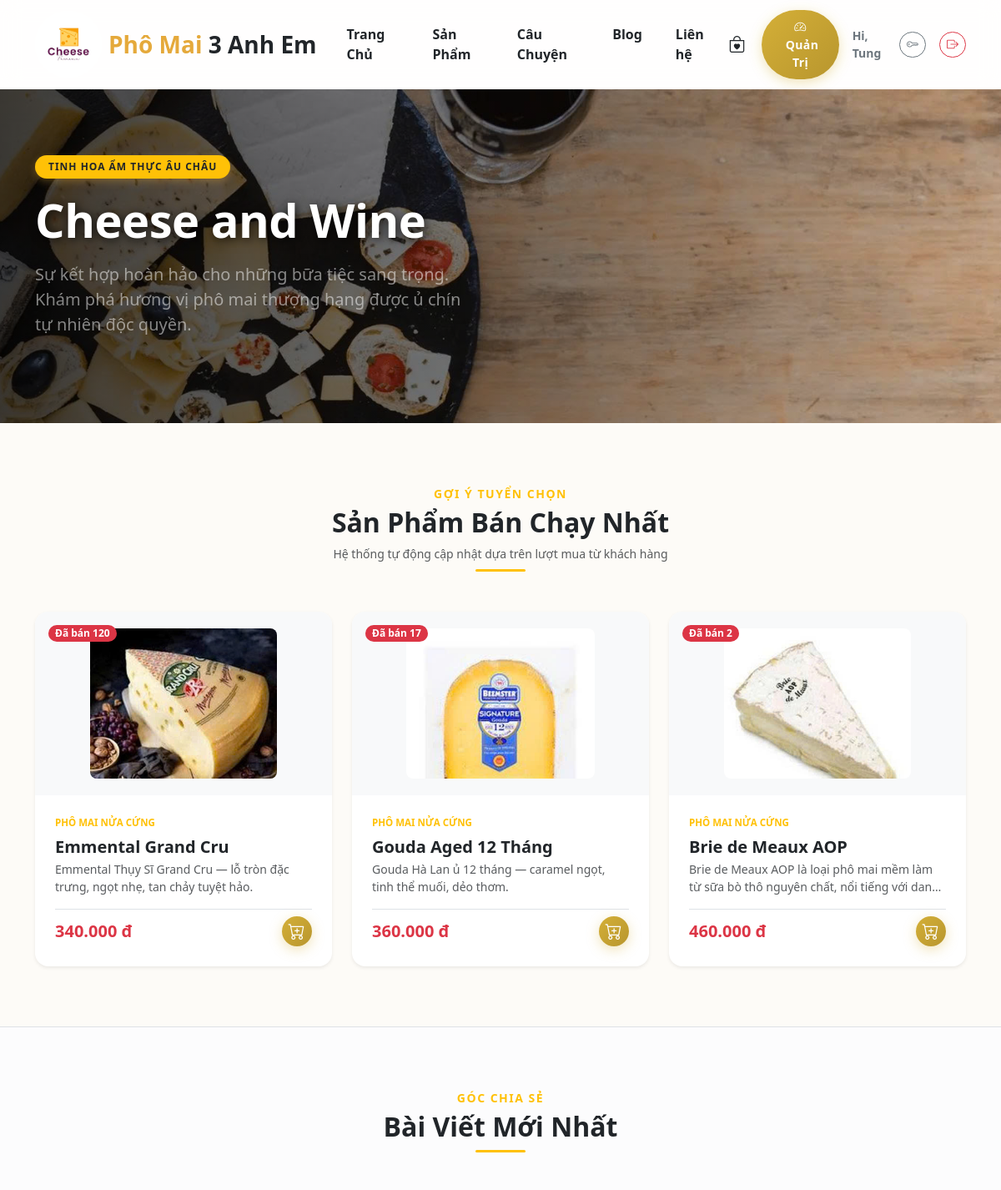
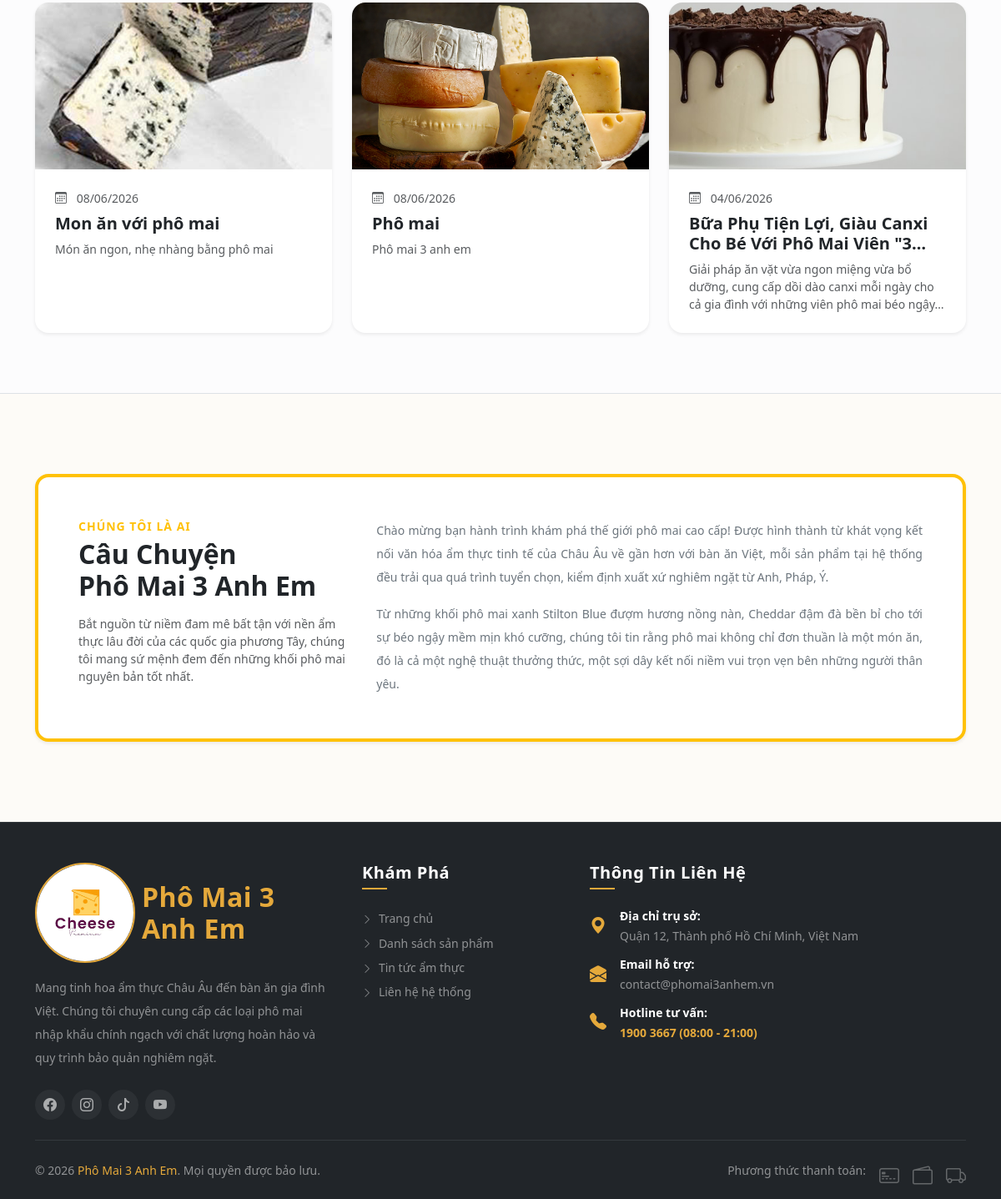
/ (signed in), run on the app's committed database (2 pictures, top to bottom).
### tables this page shows
CREATE TABLE `products` (
  `id` int(10) UNSIGNED NOT NULL,
  `category_id` int(10) UNSIGNED NOT NULL,
  `name` varchar(200) NOT NULL,
  `slug` varchar(220) NOT NULL,
  `description` text DEFAULT NULL,
  `short_desc` varchar(300) DEFAULT NULL,
  `price` decimal(12,0) NOT NULL,
  `sale_price` decimal(10,2) DEFAULT NULL,
  `original_price` decimal(12,0) DEFAULT NULL,
  `stock` int(10) UNSIGNED NOT NULL DEFAULT 0,
  `weight_gram` int(10) UNSIGNED DEFAULT NULL,
  `origin` varchar(100) DEFAULT NULL,
  `image` varchar(255) DEFAULT NULL,
  `is_featured` tinyint(1) NOT NULL DEFAULT 0,
  `is_on_sale` tinyint(1) DEFAULT 0,
  `is_active` tinyint(1) NOT NULL DEFAULT 1,
  `created_at` datetime NOT NULL DEFAULT current_timestamp(),
  `updated_at` datetime NOT NULL DEFAULT current_timestamp() ON UPDATE current_timestamp()
);

CREATE TABLE `categories` (
  `id` int(10) UNSIGNED NOT NULL,
  `name` varchar(100) NOT NULL,
  `slug` varchar(120) NOT NULL,
  `description` text DEFAULT NULL,
  `icon` varchar(50) DEFAULT NULL,
  `created_at` datetime NOT NULL DEFAULT current_timestamp()
);

CREATE TABLE `posts` (
  `id` int(11) NOT NULL,
  `title` varchar(255) NOT NULL,
  `slug` varchar(255) NOT NULL,
  `image` varchar(255) DEFAULT 'default-post.jpg',
  `summary` varchar(500) DEFAULT NULL,
  `content` text NOT NULL,
  `is_featured` tinyint(1) NOT NULL DEFAULT 0,
  `created_at` timestamp NOT NULL DEFAULT current_timestamp()
);

### index.php (the view, shortened to what this page needs)
<?php
include_once 'config/db.php';
include_once 'includes/header.php';
$query_top_selling = "
    SELECT p.*, c.name AS category_name, IFNULL(SUM(od.quantity), 0) AS total_sold
    FROM products p
    JOIN categories c ON p.category_id = c.id
    LEFT JOIN order_details od ON p.id = od.product_id
    LEFT JOIN orders o ON od.order_id = o.id AND o.status = 'completed'
    WHERE p.is_active = 1
    GROUP BY p.id
    ORDER BY total_sold DESC, p.id DESC
    LIMIT 3
";
$featured_products = $pdo->query($query_top_selling)->fetchAll();
try {
    $stmt_blog = $pdo->query("SELECT * FROM posts ORDER BY created_at DESC, id DESC LIMIT 3");
    $latest_blogs = $stmt_blog->fetchAll();
} catch (PDOException $e) {
    $latest_blogs = [];
}
$banner_path = 'assets/img/background.jpg';
?>
<section class="position-relative d-flex align-items-center overflow-hidden"
         style="height: 50vh; background: url('<?php echo $banner_path; ?>') center/cover no-repeat;">
    <div class="position-absolute top-0 start-0 w-100 h-100"
         style="background: linear-gradient(90deg, rgba(0,0,0,0.75) 0%, rgba(0,0,0,0.4) 60%, rgba(0,0,0,0.1) 100%); z-index: 1;">
    </div>
    <div class="container position-right text-white" style="z-index: 2;" data-aos="fade-right">
        <div class="row">
            <div class="col-md-8 col-lg-6">
                <span class="badge bg-warning text-dark text-uppercase fw-bold px-3 py-2 rounded-pill mb-3"
                      style="font-size: 0.75rem; letter-spacing: 1px; box-shadow: 0 4px 10px rgba(229,169,59,0.3);">
                    Tinh Hoa Ẩm Thực Âu Châu
                </span>
                <h1 class="display-4 fw-bold mb-3 text-white" style="text-shadow: 2px 2px 12px rgba(0,0,0,0.8); letter-spacing: -0.5px;">
                    Cheese and Wine
                </h1>
                <p class="lead mb-4 text-white-50" style="font-weight: 400; max-width: 95%;">
                    Sự kết hợp hoàn hảo cho những bữa tiệc sang trọng. Khám phá hương vị phô mai thượng hạng được ủ chín tự nhiên độc quyền.
                </p>
            </div>
        </div>
    </div>
</section>
<section class="container my-5 py-4">
    <div class="text-center mb-5" data-aos="fade-up">
        <span class="text-warning text-uppercase fw-bold small" style="letter-spacing: 1.5px;">Gợi Ý Tuyển Chọn</span>
        <h2 class="fw-bold text-dark mt-1">Sản Phẩm Bán Chạy Nhất</h2>
        <small class="text-muted d-block mt-1">Hệ thống tự động cập nhật dựa trên lượt mua từ khách hàng</small>
        <div class="mx-auto bg-warning mt-2" style="width: 60px; height: 3px; border-radius: 2px;"></div>
    </div>
    <div class="row g-4 justify-content-center">
        <?php if (count($featured_products) > 0): ?>
            <?php foreach($featured_products as $prod): ?>
                <div class="col-md-4 col-sm-6" data-aos="fade-up">
                    <div class="card h-100 border-0 shadow-sm rounded-4 overflow-hidden bg-white product-card-hover">
                        <div class="position-relative bg-light text-center p-3 d-flex align-items-center justify-content-center" style="height: 220px;">
                            <?php if ($prod['total_sold'] > 0): ?>
                                <span class="position-absolute top-0 start-0 m-3 badge bg-danger px-2 py-1 small rounded-pill" style="z-index: 2;">
                                    Đã bán <?php echo $prod['total_sold']; ?>
                                </span>
                            <?php else: ?>
                                <span class="position-absolute top-0 start-0 m-3 badge bg-secondary px-2 py-1 small rounded-pill" style="z-index: 2;">
                                    Bán chạy
                                </span>
                            <?php endif; ?>
                            <a href="chitietsanpham.php?id=<?php echo $prod['id']; ?>" class="w-100 h-100 d-flex align-items-center justify-content-center home-img-container">
                                <?php
                                $img = (!empty($prod['image']) && file_exists('assets/img/'.$prod['image'])) ? 'assets/img/'.$prod['image'] : 'https://images.unsplash.com/photo-1528750994863-30f4a7c05267?q=80&w=400';
                                ?>
                                <img src="<?php echo $img; ?>" class="img-fluid rounded-3" style="max-height: 180px; object-fit: contain;" alt="<?php echo htmlspecialchars($prod['name']); ?>">
                            </a>
                        </div>
                        <div class="card-body d-flex flex-column p-4">
                            <span class="text-uppercase text-warning fw-bold mb-1" style="font-size: 0.72rem;"><?php echo htmlspecialchars($prod['category_name']); ?></span>
                            <h5 class="fw-bold my-1 home-prod-title">
                                <a href="chitietsanpham.php?id=<?php echo $prod['id']; ?>" class="text-decoration-none text-dark hover-gold transition-color">
                                    <?php echo htmlspecialchars($prod['name']); ?>
                                </a>
                            </h5>
                            <p class="text-muted small mb-3 flex-grow-1 text-truncate-2"><?php echo htmlspecialchars($prod['short_desc']); ?></p>
                            <div class="d-flex align-items-center justify-content-between pt-2 border-top mt-auto">
                                <span class="fw-bold text-danger fs-5"><?php echo number_format($prod['price'], 0, ',', '.'); ?> đ</span>
                                <form class="ajax-home-cart">
                                    <button type="submit" class="btn btn-sm btn-gold p-2 lh-1 rounded-circle" title="Thêm vào giỏ hàng">
                                        <i class="bi bi-cart-plus fs-5"></i>
                                    </button>
                                </form>
                            </div>
                        </div>
                    </div>
                </div>
            <?php endforeach; ?>
        <?php else: ?>
            <div class="col-12 text-center text-muted py-4">
                <p>Chưa có dữ liệu sản phẩm bán chạy.</p>
            </div>
        <?php endif; ?>
    </div>
</section>
<section class="bg-light-subtle py-5 border-top border-bottom">
    <div class="container my-4">
        <div class="text-center mb-5" data-aos="fade-up">
            <span class="text-warning text-uppercase fw-bold small" style="letter-spacing: 1.5px;">Góc Chia Sẻ</span>
            <h2 class="fw-bold text-dark mt-1">Bài Viết Mới Nhất</h2>
            <div class="mx-auto bg-warning mt-2" style="width: 60px; height: 3px; border-radius: 2px;"></div>
        </div>
        <div class="row g-4 justify-content-center">
            <?php if (count($latest_blogs) > 0): ?>
                <?php foreach($latest_blogs as $blog): ?>
                    <div class="col-md-4" data-aos="fade-up">
                        <div class="card h-100 border-0 shadow-sm rounded-4 overflow-hidden bg-white product-card-hover">
                            <div style="height: 200px; overflow:hidden;" class="position-relative">
                                <?php
                                $blog_img = (!empty($blog['image']) && file_exists('assets/img/'.$blog['image']) && $blog['image'] != 'default-post.jpg')
                                            ? 'assets/img/'.$blog['image']
                                            : 'https://images.unsplash.com/photo-1532634922-8fe0b757fb13?q=80&w=500';
                                ?>
                                <img src="<?php echo $blog_img; ?>" class="w-100 h-100" style="object-fit: cover;" alt="<?php echo htmlspecialchars($blog['title'] ?? 'Blog Image'); ?>">
                            </div>
                            <div class="card-body p-4">
                                <small class="text-muted d-block mb-2">
                                    <i class="bi bi-calendar3 me-2"></i>
                                    <?php echo date('d/m/Y', strtotime($blog['created_at'] ?? 'now')); ?>
                                </small>
                                <h5 class="fw-bold text-dark mb-2 text-truncate-2">
                                    <a href="chitietblog.php?id=<?php echo $blog['id']; ?>" class="text-decoration-none text-dark hover-gold">
                                        <?php echo htmlspecialchars($blog['title'] ?? 'Tiêu đề bài viết'); ?>
                                    </a>
                                </h5>
                                <p class="text-muted small text-truncate-3 mb-0"><?php echo htmlspecialchars($blog['summary'] ?? 'Nội dung tóm tắt bài viết...'); ?></p>
                            </div>
                        </div>
                    </div>
                <?php endforeach; ?>
            <?php else: ?>
                <div class="col-12 text-center text-muted py-4">
                    <p>Chưa có bài viết blog nào.</p>
                </div>
            <?php endif; ?>
        </div>
    </div>
</section>
<section id="about" class="container my-5 py-5">
    <div class="glass-card p-4 p-md-5 position-relative border-start border-warning border-4 shadow-sm bg-white" data-aos="fade-up">
        <div class="row align-items-center g-4">
            <div class="col-lg-4 text-center text-lg-start">
                <span class="text-warning text-uppercase fw-bold small d-block mb-1" style="letter-spacing: 1px;">Chúng Tôi Là Ai</span>
                <h2 class="fw-bold text-dark mb-3">Câu Chuyện <br>Phô Mai 3 Anh Em</h2>
                <p class="text-muted small">Bắt nguồn từ niềm đam mê bất tận với nền ẩm thực lâu đời của các quốc gia phương Tây, chúng tôi mang sứ mệnh đem đến những khối phô mai nguyên bản tốt nhất.</p>
            </div>
            <div class="col-lg-8 border-lg-start ps-lg-4">
                <div class="text-secondary lh-lg small" style="text-align: justify;">
                    <p>Chào mừng bạn hành trình khám phá thế giới phô mai cao cấp! Được hình thành từ khát vọng kết nối văn hóa ẩm thực tinh tế của Châu Âu về gần hơn với bàn ăn Việt, mỗi sản phẩm tại hệ thống đều trải qua quá trình tuyển chọn, kiểm định xuất xứ nghiêm ngặt từ Anh, Pháp, Ý.</p>
                    <p class="mb-0">Từ những khối phô mai xanh Stilton Blue đượm hương nồng nàn, Cheddar đậm đà bền bỉ cho tới sự béo ngậy mềm mịn khó cưỡng, chúng tôi tin rằng phô mai không chỉ đơn thuần là một món ăn, đó là cả một nghệ thuật thưởng thức, một sợi dây kết nối niềm vui trọn vẹn bên những người thân yêu.</p>
                </div>
            </div>
        </div>
    </div>
</section>
<?php include_once 'includes/footer.php'; ?>

### assets/css/style.css (style rules this page uses)
:root { --primary-gold: #E5A93B; --bg-cream: #FDFBF7; --text-charcoal: #2C2C2C; --glass-bg: rgba(255, 255, 255, 0.8); --glass-border: rgba(255, 255, 255, 0.4); --glass-blur: blur(12px); }
body { background-color: var(--bg-cream); color: var(--text-charcoal); font-family: 'Segoe UI', Tahoma, Geneva, Verdana, sans-serif; overflow-x: hidden; }
.glass-card { background: var(--glass-bg); backdrop-filter: var(--glass-blur); -webkit-backdrop-filter: var(--glass-blur); border: 1px solid var(--glass-border); border-radius: 16px; box-shadow: 0 8px 32px 0 rgba(0, 0, 0, 0.04); }
.btn-gold { background-color: var(--primary-gold); color: #ffffff; border-radius: 30px; padding: 10px 24px; font-weight: 600; border: none; transition: all 0.3s ease; }
.product-card-hover { transition: transform 0.4s cubic-bezier(0.165, 0.84, 0.44, 1), box-shadow 0.4s ease; }
.glass-card { background: rgba(255, 255, 255, 0.88); backdrop-filter: blur(12px); -webkit-backdrop-filter: blur(12px); border: 1px solid rgba(255, 255, 255, 0.45); border-radius: 20px; box-shadow: 0 8px 32px rgba(0, 0, 0, 0.08); }
.btn-gold { background: linear-gradient(135deg, #d4af37 0%, #b8962e 100%); color: #fff; border: none; border-radius: 12px; font-weight: 700; letter-spacing: 0.04em; transition: all 0.22s ease; box-shadow: 0 4px 18px rgba(212, 175, 55, 0.38); }
.glass-card { background: rgba(255, 255, 255, 0.85); backdrop-filter: blur(12px); -webkit-backdrop-filter: blur(12px); border: 1px solid rgba(255, 255, 255, 0.4); border-radius: 16px; box-shadow: 0 8px 32px rgba(0, 0, 0, 0.08); }
.btn-gold { background: linear-gradient(135deg, #d4af37 0%, #b8962e 100%); color: #fff; border: none; border-radius: 10px; font-weight: 600; letter-spacing: 0.03em; transition: all 0.2s ease; box-shadow: 0 4px 15px rgba(212, 175, 55, 0.35); }

### index.php (style rules this page uses)
.text-truncate-2 { display: -webkit-box; -webkit-line-clamp: 2; -webkit-box-orient: vertical; overflow: hidden; }
.text-truncate-3 { display: -webkit-box; -webkit-line-clamp: 3; -webkit-box-orient: vertical; overflow: hidden; }
.home-img-container img { transition: transform 0.4s ease; }

### data on the page
products: total_sold "120", image (picture), category.name "PHÔ MAI NỬA CỨNG", name "Emmental Grand Cru", short_desc "Emmental Thụy Sĩ Grand Cru — lỗ tròn đặc trưng, ngọt nhẹ, tan chảy tuyệt hảo.", price "340.000"
products: total_sold "17", image (picture), category.name "PHÔ MAI NỬA CỨNG", name "Gouda Aged 12 Tháng", short_desc "Gouda Hà Lan ủ 12 tháng — caramel ngọt, tinh thể muối, dẻo thơm.", price "360.000"
products: total_sold "2", image (picture), category.name "PHÔ MAI NỬA CỨNG", name "Brie de Meaux AOP", short_desc "Brie de Meaux AOP là loại phô mai mềm làm từ sữa bò thô nguyên chất, nổi tiếng với…", price "460.000"
posts: image (picture), created_at "08/06/2026", title "Mon ăn với phô mai", summary "Món ăn ngon, nhẹ nhàng bằng phô mai"
posts: image (picture), created_at "08/06/2026", title "Phô mai", summary "Phô mai 3 anh em"
posts: image (picture), created_at "04/06/2026", title "Bữa Phụ Tiện Lợi, Giàu Canxi Cho Bé Với Phô Mai Viên…", summary "Giải pháp ăn vặt vừa ngon miệng vừa bổ dưỡng, cung cấp dồi dào canxi mỗi ngày cho cả gia đình với những viên phô mai béo…"

### other printed values
$_SESSION['user_name'] "Tung"
